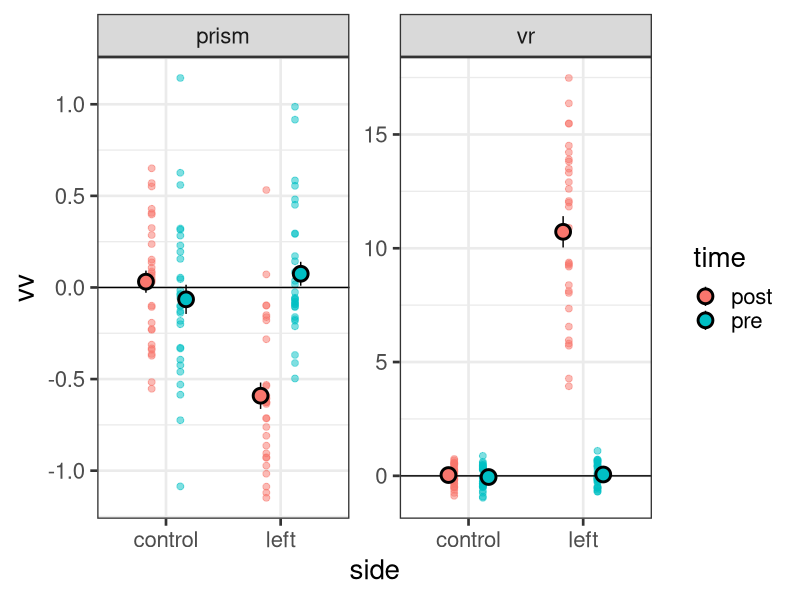
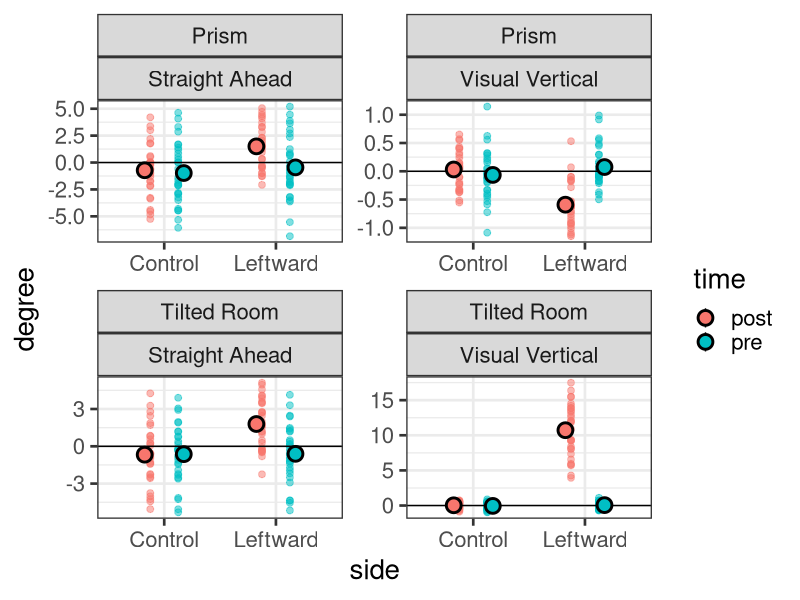

The R source for these figures, in order:
# Simulation of data -------------------
library(truncnorm) 
library(tidyverse)
library(dplyr)

simu<-function(x){
# VV----------
# VV in pretest--------
vv_pre_prism_left <- rnorm(n=10, mean = 0, sd =1)
vv_pre_prism_control <- rnorm(n=10, mean = 0, sd =1)
vv_pre_vr_left <- rnorm(n=10, mean = 0, sd =1)
vv_pre_vr_control <- rnorm(n=10, mean = 0, sd =1)
# VV in posttest--------
vv_post_prism_left <- rnorm(n=10, mean = -0.5, sd =1)
vv_post_prism_control <- rnorm(n=10, mean = 0, sd =1)

vr_left<-rtruncnorm(n=1, a=3, b=17, mean=10, sd=7) # rnorm with lower and upper limits
vv_post_vr_left <- rnorm(n=10, mean = vr_left, sd =2)
vv_post_vr_control <- rnorm(n=10, mean = 0, sd =1)

vv_all<-cbind(vv_pre_prism_control, vv_pre_prism_left, vv_pre_vr_control, vv_pre_vr_left,
              vv_post_prism_control, vv_post_prism_left, vv_post_vr_control, vv_post_vr_left)

# SSA----------
# SSA in pretest--------

ssa_pre<-rtruncnorm(n=1, a=-5, b=5, mean=0, sd=3) # rnorm with lower and upper limits

ssa_pre_prism_left <- rnorm(n=10, mean = ssa_pre, sd =3)
ssa_pre_prism_control <- rnorm(n=10, mean = ssa_pre, sd =3)
ssa_pre_vr_left <- rnorm(n=10, mean = ssa_pre, sd =1)
ssa_pre_vr_control <- rnorm(n=10, mean = ssa_pre, sd =1)
# ssa in posttest--------
ssa_post<-rtruncnorm(n=1, a=-2, b=6, mean= 3, sd= 3) # rnorm with lower and upper limits

ssa_post_prism_left <- rnorm(n=10, mean = ssa_post, sd =1)
ssa_post_prism_control <- rnorm(n=10, mean = ssa_pre, sd =1)

ssa_post_vr<-rtruncnorm(n=1, a=-2, b=6, mean= 1, sd= 3) # rnorm with lower and upper limits
ssa_post_vr_left <- rnorm(n=10, mean = ssa_post_vr, sd =2)
ssa_post_vr_control <- rnorm(n=10, mean = ssa_pre, sd =1)

ssa_all<-cbind(ssa_pre_prism_control, ssa_pre_prism_left, ssa_pre_vr_control, ssa_pre_vr_left,
              ssa_post_prism_control, ssa_post_prism_left, ssa_post_vr_control, ssa_post_vr_left)

#Multi VV------------------
corMat <- matrix(c
            (1,0,0,0,0,0,0,0,
              0,1,0,0,0,0,0,0,
              0,0,1,0,0,0,0,0,
              0,0,0,1,0,0,0,0,
              0,0,0,0,1,0,0,0,
              0,0,0,0,0,1,0,0,
              0,0,0,0,0,0,1,0,
              0,0,0,0,0,0,0,1), 
            nrow = 8, ncol = 8)


mu_vv <- c(apply(vv_all, 2, mean)) 
stddev_vv <- c(apply(vv_all, 2, sd))
covMat_vv <- stddev_vv %*% t(stddev_vv) * corMat
df_vv<-as.data.frame(MASS::mvrnorm(n=10, mu = mu_vv, Sigma = covMat_vv))

mu_ssa <- c(apply(ssa_all, 2, mean)) 
stddev_ssa <- c(apply(ssa_all, 2, sd))
covMat_ssa <- stddev_ssa %*% t(stddev_ssa) * corMat
df_ssa<-as.data.frame(MASS::mvrnorm(n=10, mu = mu_ssa, Sigma = covMat_ssa))

df_vv_long<-
  df_vv %>% 
  gather(var, vv) %>%
  separate(var, sep ="_", into = c("measure", "time", "train", "side")) %>% 
  select(-measure) %>% 
  as_tibble()

df_ssa_long<-
  df_ssa %>% 
  gather(var, ssa) %>%
  separate(var, sep ="_", into = c("measure", "time", "train", "side")) %>% 
  select(-measure) %>% 
  as_tibble()

df_final<-df_vv_long %>% 
  inner_join(.,df_ssa_long, by = c("train", "time", "side")) %>% 
  mutate(id = x)


return(df_final)
}

 
ls<-lapply(seq(101,130,1), function(x) simu(x=x))
df_simu<-bind_rows(ls)
df_simu %>% 
  # filter(train == "prism") %>% 
  group_by(id, side,train, time) %>% 
  summarise(vv = mean(vv)) %>% 
ggplot(aes(x = side, y = vv,fill = time, col = time))+
  geom_point(width = 0.3, size=2,alpha=0.5,
             position = position_dodge(0.5))+
  geom_hline(yintercept = 0)+
  theme_bw(base_size=20)+
  facet_wrap(~ train, scale="free")+
  stat_summary(fun.y = mean,
               geom = "pointrange",
               fun.ymax = function(x) mean(x) + sd(x) / sqrt(length(x)),
               fun.ymin = function(x) mean(x) - sd(x) / sqrt(length(x)),
               position = position_dodge(0.7), size = 1, shape=21, col = "black",
               stroke= 1.5)

p<-
  df_simu %>% 
  rename("Visual Vertical" = "vv", "Straight Ahead"=ssa) %>% 
  mutate(train = fct_recode(train, 
             "Prism" = "prism", 
             "Tilted Room" = "vr"),
         side = fct_recode(side, 
                           "Control" = "control", 
                           "Leftward" = "left")) %>% 
  gather(., key = "task", value = "degree", 
         c(`Straight Ahead`, `Visual Vertical`)) %>% 
  group_by(id, side,train, time, task) %>% 
  summarise(degree = mean(degree)) %>% 
  ggplot(aes(x = side, y = degree,fill = time, col = time))+
  geom_point(width = 0.3, size=2,alpha=0.5,
             position = position_dodge(0.5))+
  geom_hline(yintercept = 0)+
  theme_bw(base_size=20)+
  facet_wrap(~ train*task, scale="free")+
  stat_summary(fun.y = mean,
               geom = "pointrange",
               fun.ymax = function(x) mean(x) + sd(x) / sqrt(length(x)),
               fun.ymin = function(x) mean(x) - sd(x) / sqrt(length(x)),
               position = position_dodge(0.7), size = 1, shape=21, col = "black",
               stroke= 1.5)
  
png("Expected_Data.png", units="in", width=14, height=10, res=200)
p
dev.off()
